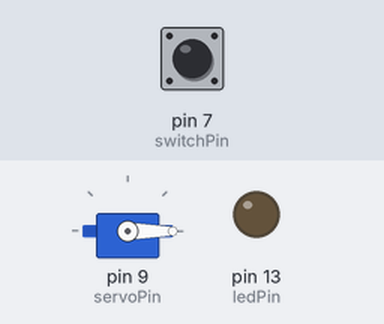
Simulated run of this sketch. Board: Arduino Uno, built with avr-gcc and run on an emulated ATmega328P. Shown: servo, output pins drawn as LEDs (lit = HIGH). Inputs (shaded band) come from the test bench; at power-on: pin 7 (switchPin) LOW.

Above: at 1.8 s.
1.9 s: pin 7 (switchPin) pulled HIGH for 0.6 s
At 2.4 s:
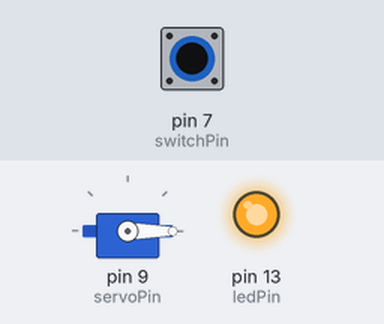
At 2.9 s:
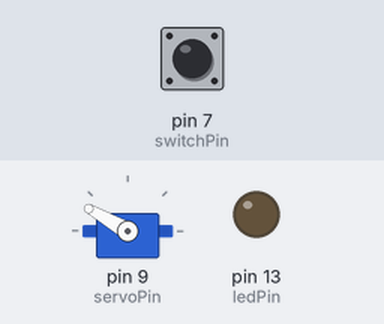
4.5 s: pin 7 (switchPin) pulled HIGH for 3.2 s
At 6.1 s:
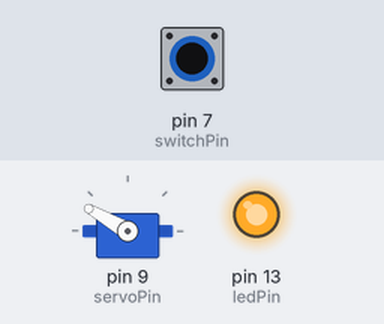
Timing chart, 0 to 10.0 s (numbered marks = the images above; inputs shaded):
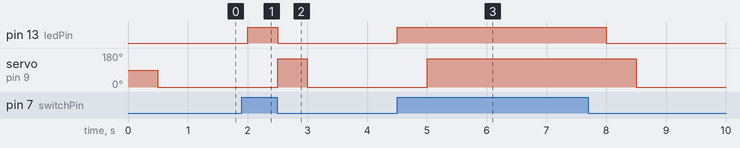

Measured:
- after the input at 1.9 s, pin 13 (ledPin): LOW → HIGH after 0.10 s, → LOW 0.50 s later; servo on pin 9 (servoPin): 0° → 150° after 0.60 s, → 0° 0.50 s later
- after the input at 4.5 s, pin 13 (ledPin): LOW → HIGH at once, → LOW 3.5 s later; servo on pin 9 (servoPin): 0° → 150° after 0.50 s, → 0° 3.5 s later

The sketch:

CamServo.ino
```cpp
#include <Servo.h> //подключаем библиотеку для работы с сервоприводом
Servo CamServo;
int switchPin = 7;
int servoPin = 9;
int ledPin = 13;

// переменные posClose и  posOpen указывают в какую позицию должен повернуться сервопривод
// максимальный угол поворота сервопривода - 180 градусов

int posClose = 0;
int posOpen = 150;

void setup()
{
    pinMode(switchPin, INPUT); // определяем порт switchPin как входящий
    pinMode(ledPin, OUTPUT);   // определяем порт ledPin как исходящий
    CamServo.attach(servoPin); // определяем порт servoPin как управляющий сервоприводом
}

void loop()
{
    if (digitalRead(switchPin) == HIGH) // если на порт switchPin подается напряжение - логическая 1
    {
        digitalWrite(ledPin, HIGH); // включаем светодиод
        delay(500);
        CamServo.write(posOpen);
    }
    else // иначе
    {
        digitalWrite(ledPin, LOW); // отключаем светодиод
        delay(500);
        CamServo.write(posClose);
    }
}
```
